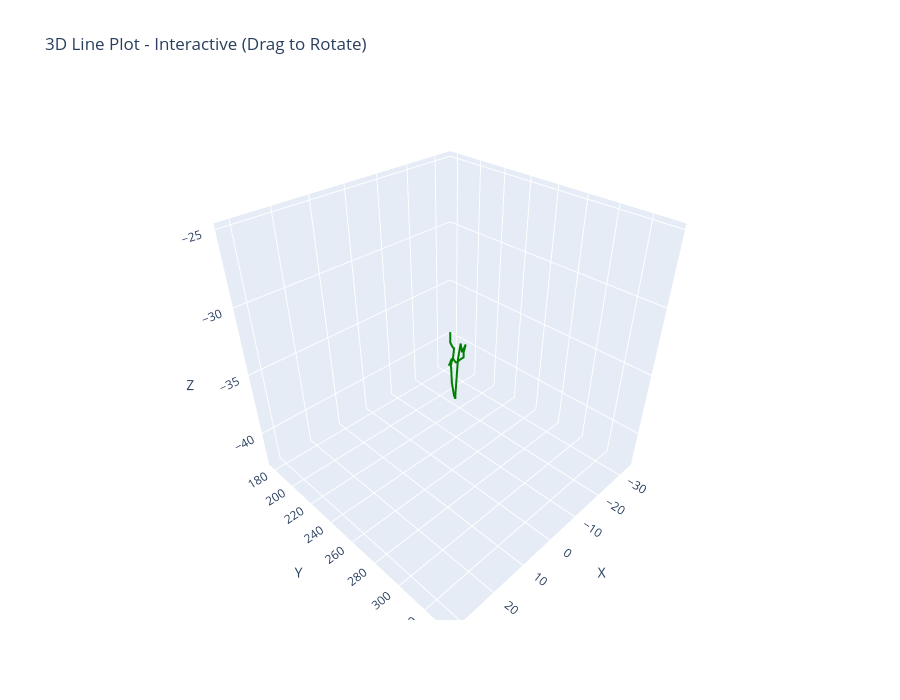

The notebook cell this image was saved under:
### Markdown cell above
Special 3D ploting packgae for better animation

### Code cell
import plotly.graph_objects as go

# Create 3D line plot with Plotly
fig = go.Figure(data=[go.Scatter3d(
    x=sample.iloc[:, 0],
    y=sample.iloc[:, 1],
    z=sample.iloc[:, 2],
    mode='lines',
    line=dict(color='green', width=4)
)])

fig.update_layout(
    title='3D Line Plot - Interactive (Drag to Rotate)',
    scene=dict(
        xaxis_title='X',
        yaxis_title='Y',
        zaxis_title='Z'
    ),
    width=900,
    height=700
)

fig.show()

### Figure 1 — Plotly figure (JSON) as saved in the notebook; plotly's stock layout.template omitted (floating-point values rounded to 4 significant figures)
{"data": [{"line": {"color": "green", "width": 4}, "mode": "lines", "type": "scatter3d", "x": [31.43, 31.43, 31.44, 31.45, 31.46, 31.42, 31.34, 31.26, 31.09, 30.84, 30.71, 29.77, 28.74, 25.69, 23.38, 15.84, 10.96, 6.75, -0.6889, -8.83, -12.18, -15.96, -21.25, -22.64, -26.14, -27.99, -30.85, -31.98, -33.52, -33.57, -33.56, -33.53, -33.53, -33.49, -33.46], "y": [332.2, 332.3, 332.5, 332.6, 332.7, 332.8, 333.0, 333.0, 333.1, 333.2, 333.1, 332.4, 331.5, 326, 321.5, 304.4, 294.6, 282.7, 264.6, 243.8, 234.1, 225.2, 211.4, 205.9, 196.8, 192.1, 186.0, 184.9, 182.5, 181.4, 180.0, 179.4, 178.4, 178.3, 177.9], "z": [-25.45, -25.45, -25.45, -25.45, -25.44, -25.42, -25.34, -25.27, -25.18, -25.2, -25.26, -25.59, -25.64, -26.25, -26.76, -28.37, -29.05, -30.72, -32.02, -35.43, -39.44, -41.09, -42.41, -41.67, -41.09, -41.56, -41.83, -41.69, -40.88, -40.96, -40.82, -40.72, -40.57, -39.53, -39.61]}], "layout": {"height": 700, "scene": {"xaxis": {"title": {"text": "X"}}, "yaxis": {"title": {"text": "Y"}}, "zaxis": {"title": {"text": "Z"}}}, "title": {"text": "3D Line Plot - Interactive (Drag to Rotate)"}, "width": 900}}
